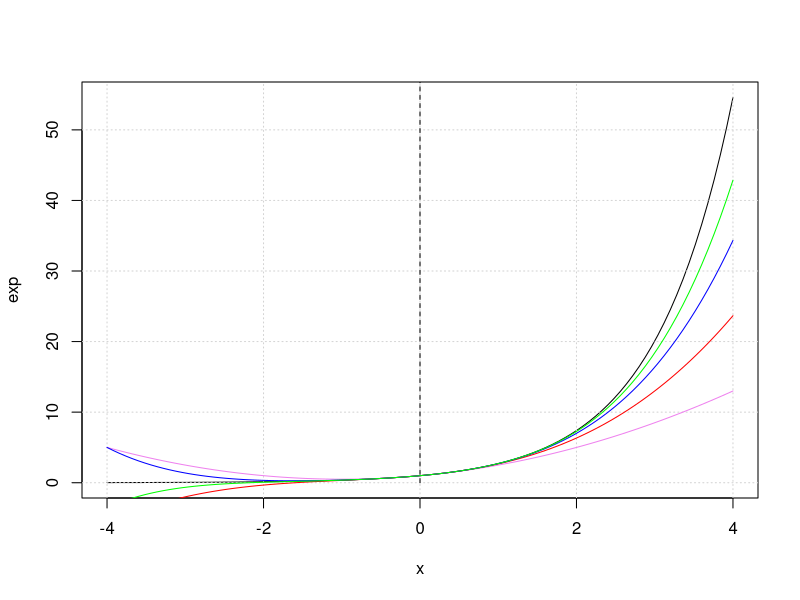
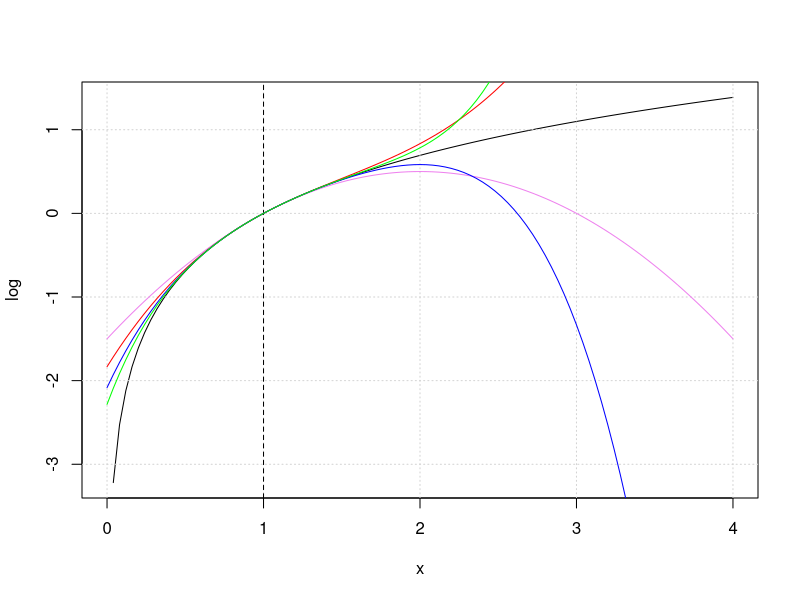

Source code (R) for these figures, in order:

# 10.1 A partir da Equação 10.1 encontre uma aproximações para e1 e e3 usando n = 4. 
# FaÇa as contas na mão.

#10.2

# a - Implemente uma função que recebe como entrada x ∈ R e n ∈ N e retorna o polinômio Pn i=0 x i i!
# avaliado em x. Vamos chamar essa função de pol_exp(x,n).

pol_exp <- function(x,n){
  soma <- 0
  fac <- 1
  for(i in 0:n){
    if(i>=2)fac <- i * fac
    soma <- x**i/fac + soma
  }
  return(soma)
}

# b - Digite o código a seguir para ver como esse polinômio se aproxima da função exponencial conforme seu grau cresce.

# > plot(exp,-4,4)
# > grid()
# > segments(x0=0,y0=0,x1=0,y1=150,lty=2)
# > curve(pol_exp(x,n=2),add=T,col="violet")
# > curve(pol_exp(x,n=3),add=T,col="red")
# > curve(pol_exp(x,n=4),add=T,col="blue")
# > curve(pol_exp(x,n=5),add=T,col="green")

# Veja que a aproximação melhora quanto mais perto de 0 for o ponto avaliado ou quando maior for o valor de n.

plot(exp,-4,4)
grid()
segments(x0=0,y0=0,x1=0,y1=150,lty=2)
curve(pol_exp(x,n=2),add=T,col="violet")
curve(pol_exp(x,n=3),add=T,col="red")
curve(pol_exp(x,n=4),add=T,col="blue")
curve(pol_exp(x,n=5),add=T,col="green")

#10.3

# a) Implemente o pseudocódigo visto em sala de aula que recebe como entrada x ∈ R e um erro e retorna uma aproximação para e^x.

f <- function(x,er){
  fa <- 1
  i <- 0
  soma <- 0
  repeat{
    if(i>1)fa <- i*fa 
    parcel <- x**i/fa
    if(abs(parcel) < er) break
    soma <- soma + parcel
    i <- i + 1
    
  }
  return(c(soma,i))
}

g = function(x,er){
    resp = f(-x^(2)/2,er)
    return(resp)
}

#10.5
pol_ln <- function(x,n){
  soma <- 0
  for(i in 1:n){
  fator <- (-1)**(i+1) *((x-1)**i)/i
  soma <- soma + fator
  }
return(soma)
}
#b

plot(log,0,4)
grid()
segments(x0=1,y0=-4,x1=1,y1=10,lty=2)
curve(pol_ln(x,n=2),add=T,col="violet")
curve(pol_ln(x,n=3),add=T,col="red")
curve(pol_ln(x,n=4),add=T,col="blue")
curve(pol_ln(x,n=5),add=T,col="green")

#10.6
#a
aprox_log <- function(x,er, p = 1){
  if(x > 2){
    x <- 1/x
    p <- -1
  }
  soma <- 0
  i <- 1
  repeat{
  fator <- (-1)**(i+1) *((x-1)**i)/i
  soma <- fator + soma
  if(abs(fator)<er)break
  i <- i +1
  }
  return(p*soma)
}

#c
any_base <- function(x,b,er){
  part1 <- aprox_log(x,er)
  part2 <- aprox_log(b,er)
  return(part1/part2)
}

#10.7

aprox_sen <- function(x,er){
  if(abs(x)>pi) return(aprox_sen(x-2*pi, er))
  aprox <- 0
  i <- 0
  repeat{
  fator <- (-1)**i * x**(2*i+1)/factorial((2*i +1))
  aprox <- aprox + fator
  if(fator<er)break
  i <- i +1
  }
  return(aprox)
}

############################################################################

ap = function(x,inc){
     if(x<=0){return("Erro")}
     if(x>=2){return(-ap(1/x,inc))}
     aprox = 0
     for(i in 1:10){
         a = 1
         if(i%%2==0){a = -a}
         aprox = aprox + a*((x-1)^i)/i
       
     }
     i = 11
     repeat{
        parcela = ((-1)^(i+1))*((x-1)^i)/i
        if(abs(parcela)<inc){return(aprox)}
        aprox = aprox + parcela
        i = i +1
     }
}
ap(3,0.00001)
log(3)






























